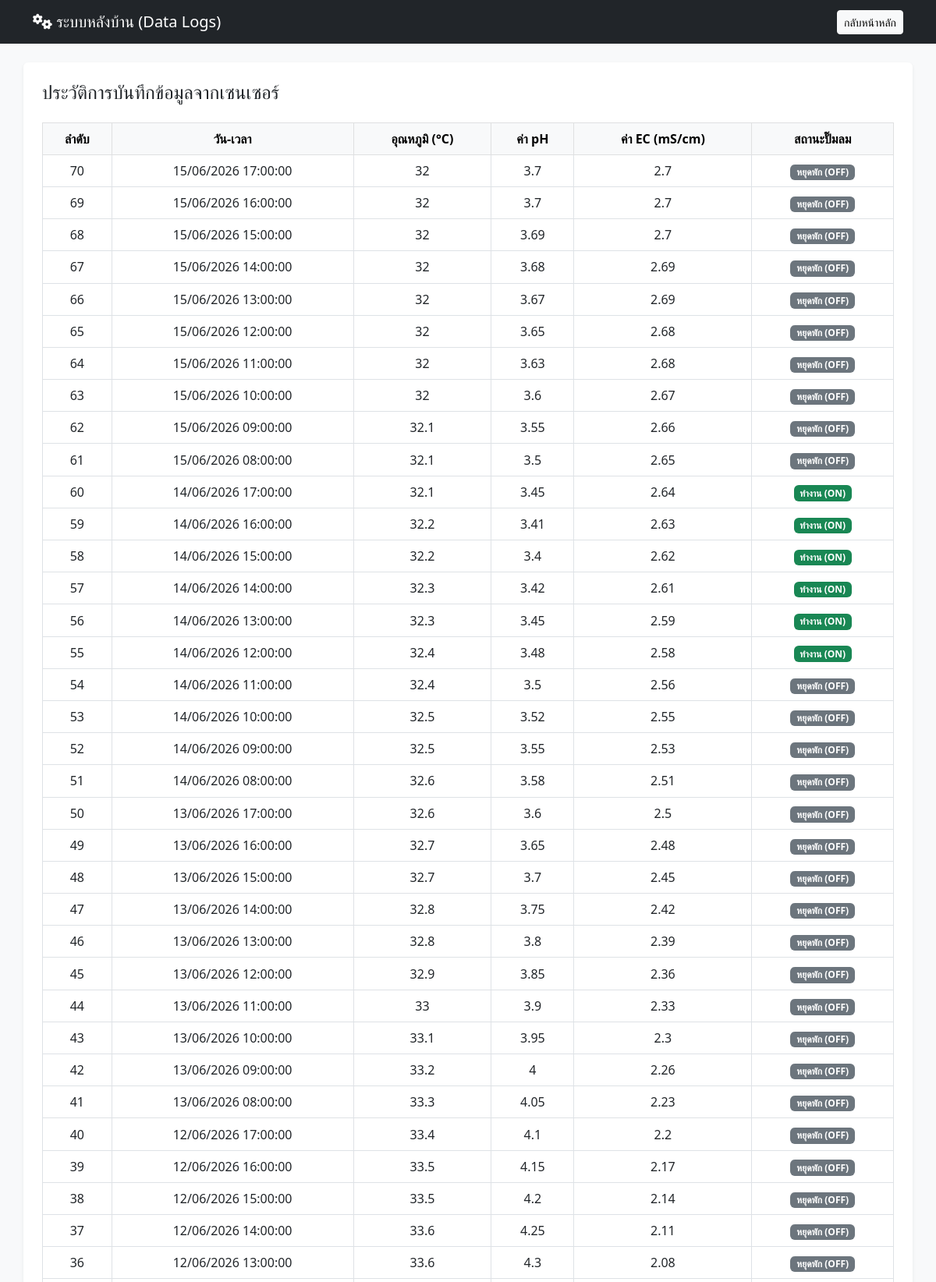
The app's page /admin.php (upper part) with its own data.
### tables this page shows
CREATE TABLE `sensor_logs` (
  `id` int(11) NOT NULL,
  `temperature` float NOT NULL,
  `ph_value` float NOT NULL,
  `ec_value` float NOT NULL,
  `relay_status` varchar(10) NOT NULL,
  `created_at` timestamp NOT NULL DEFAULT CURRENT_TIMESTAMP
);

### admin.php (the view, shortened to what this page needs)
<?php
require_once 'db.php';
$sql = "SELECT * FROM sensor_logs ORDER BY id DESC LIMIT 50";
$result = $conn->query($sql);
?>
<!DOCTYPE html>
<html lang="th">
<head>
    <link href="https://cdn.jsdelivr.net/npm/bootstrap@5.3.0/dist/css/bootstrap.min.css" rel="stylesheet">
    <link rel="stylesheet" href="https://cdnjs.cloudflare.com/ajax/libs/font-awesome/6.0.0/css/all.min.css">
</head>
<body class="bg-light">
<nav class="navbar navbar-dark bg-dark mb-4">
    <div class="container">
        <a class="navbar-brand" href="#"><i class="fas fa-cogs"></i> ระบบหลังบ้าน (Data Logs)</a>
        <a href="index.php" class="btn btn-light btn-sm">กลับหน้าหลัก</a>
    </div>
</nav>
<div class="container bg-white p-4 rounded shadow-sm">
    <h4 class="mb-4">ประวัติการบันทึกข้อมูลจากเซนเซอร์</h4>
    <div class="table-responsive">
        <table class="table table-hover table-bordered align-middle text-center">
            <thead class="table-light">
                <tr>
                    <th>ลำดับ</th>
                    <th>วัน-เวลา</th>
                    <th>อุณหภูมิ (°C)</th>
                    <th>ค่า pH</th>
                    <th>ค่า EC (mS/cm)</th>
                    <th>สถานะปั๊มลม</th>
                </tr>
            </thead>
            <tbody>
                <?php while($row = $result->fetch_assoc()): ?>
                <tr>
                    <td><?php echo $row['id']; ?></td>
                    <td><?php echo date('d/m/Y H:i:s', strtotime($row['created_at'])); ?></td>
                    <td><?php echo $row['temperature']; ?></td>
                    <td><?php echo $row['ph_value']; ?></td>
                    <td><?php echo $row['ec_value']; ?></td>
                    <td>
                        <?php if($row['relay_status'] == 'ON'): ?>
                            <span class="badge bg-success">ทำงาน (ON)</span>
                        <?php else: ?>
                            <span class="badge bg-secondary">หยุดพัก (OFF)</span>
                        <?php endif; ?>
                    </td>
                </tr>
                <?php endwhile; ?>
            </tbody>
        </table>
    </div>
</div>
</body>
</html>

### records on screen
sensor_logs: id "70", created_at "15/06/2026 17:00:00", temperature "32", ph_value "3.7", ec_value "2.7", relay_status "หยุดพัก (OFF)"
sensor_logs: id "69", created_at "15/06/2026 16:00:00", temperature "32", ph_value "3.7", ec_value "2.7", relay_status "หยุดพัก (OFF)"
sensor_logs: id "68", created_at "15/06/2026 15:00:00", temperature "32", ph_value "3.69", ec_value "2.7", relay_status "หยุดพัก (OFF)"
sensor_logs: id "67", created_at "15/06/2026 14:00:00", temperature "32", ph_value "3.68", ec_value "2.69", relay_status "หยุดพัก (OFF)"
sensor_logs: id "66", created_at "15/06/2026 13:00:00", temperature "32", ph_value "3.67", ec_value "2.69", relay_status "หยุดพัก (OFF)"
sensor_logs: id "65", created_at "15/06/2026 12:00:00", temperature "32", ph_value "3.65", ec_value "2.68", relay_status "หยุดพัก (OFF)"
sensor_logs: id "64", created_at "15/06/2026 11:00:00", temperature "32", ph_value "3.63", ec_value "2.68", relay_status "หยุดพัก (OFF)"
sensor_logs: id "63", created_at "15/06/2026 10:00:00", temperature "32", ph_value "3.6", ec_value "2.67", relay_status "หยุดพัก (OFF)"
sensor_logs: id "62", created_at "15/06/2026 09:00:00", temperature "32.1", ph_value "3.55", ec_value "2.66", relay_status "หยุดพัก (OFF)"
sensor_logs: id "61", created_at "15/06/2026 08:00:00", temperature "32.1", ph_value "3.5", ec_value "2.65", relay_status "หยุดพัก (OFF)"
sensor_logs: id "60", created_at "14/06/2026 17:00:00", temperature "32.1", ph_value "3.45", ec_value "2.64", relay_status "ทำงาน (ON)"
sensor_logs: id "59", created_at "14/06/2026 16:00:00", temperature "32.2", ph_value "3.41", ec_value "2.63", relay_status "ทำงาน (ON)"
sensor_logs: id "58", created_at "14/06/2026 15:00:00", temperature "32.2", ph_value "3.4", ec_value "2.62", relay_status "ทำงาน (ON)"
sensor_logs: id "57", created_at "14/06/2026 14:00:00", temperature "32.3", ph_value "3.42", ec_value "2.61", relay_status "ทำงาน (ON)"
sensor_logs: id "56", created_at "14/06/2026 13:00:00", temperature "32.3", ph_value "3.45", ec_value "2.59", relay_status "ทำงาน (ON)"
sensor_logs: id "55", created_at "14/06/2026 12:00:00", temperature "32.4", ph_value "3.48", ec_value "2.58", relay_status "ทำงาน (ON)"
sensor_logs: id "54", created_at "14/06/2026 11:00:00", temperature "32.4", ph_value "3.5", ec_value "2.56", relay_status "หยุดพัก (OFF)"
sensor_logs: id "53", created_at "14/06/2026 10:00:00", temperature "32.5", ph_value "3.52", ec_value "2.55", relay_status "หยุดพัก (OFF)"
sensor_logs: id "52", created_at "14/06/2026 09:00:00", temperature "32.5", ph_value "3.55", ec_value "2.53", relay_status "หยุดพัก (OFF)"
sensor_logs: id "51", created_at "14/06/2026 08:00:00", temperature "32.6", ph_value "3.58", ec_value "2.51", relay_status "หยุดพัก (OFF)"
sensor_logs: id "50", created_at "13/06/2026 17:00:00", temperature "32.6", ph_value "3.6", ec_value "2.5", relay_status "หยุดพัก (OFF)"
sensor_logs: id "49", created_at "13/06/2026 16:00:00", temperature "32.7", ph_value "3.65", ec_value "2.48", relay_status "หยุดพัก (OFF)"
sensor_logs: id "48", created_at "13/06/2026 15:00:00", temperature "32.7", ph_value "3.7", ec_value "2.45", relay_status "หยุดพัก (OFF)"
sensor_logs: id "47", created_at "13/06/2026 14:00:00", temperature "32.8", ph_value "3.75", ec_value "2.42", relay_status "หยุดพัก (OFF)"
sensor_logs: id "46", created_at "13/06/2026 13:00:00", temperature "32.8", ph_value "3.8", ec_value "2.39", relay_status "หยุดพัก (OFF)"
sensor_logs: id "45", created_at "13/06/2026 12:00:00", temperature "32.9", ph_value "3.85", ec_value "2.36", relay_status "หยุดพัก (OFF)"
sensor_logs: id "44", created_at "13/06/2026 11:00:00", temperature "33", ph_value "3.9", ec_value "2.33", relay_status "หยุดพัก (OFF)"
sensor_logs: id "43", created_at "13/06/2026 10:00:00", temperature "33.1", ph_value "3.95", ec_value "2.3", relay_status "หยุดพัก (OFF)"
sensor_logs: id "42", created_at "13/06/2026 09:00:00", temperature "33.2", ph_value "4", ec_value "2.26", relay_status "หยุดพัก (OFF)"
sensor_logs: id "41", created_at "13/06/2026 08:00:00", temperature "33.3", ph_value "4.05", ec_value "2.23", relay_status "หยุดพัก (OFF)"
sensor_logs: id "40", created_at "12/06/2026 17:00:00", temperature "33.4", ph_value "4.1", ec_value "2.2", relay_status "หยุดพัก (OFF)"
sensor_logs: id "39", created_at "12/06/2026 16:00:00", temperature "33.5", ph_value "4.15", ec_value "2.17", relay_status "หยุดพัก (OFF)"
sensor_logs: id "38", created_at "12/06/2026 15:00:00", temperature "33.5", ph_value "4.2", ec_value "2.14", relay_status "หยุดพัก (OFF)"
sensor_logs: id "37", created_at "12/06/2026 14:00:00", temperature "33.6", ph_value "4.25", ec_value "2.11", relay_status "หยุดพัก (OFF)"
sensor_logs: id "36", created_at "12/06/2026 13:00:00", temperature "33.6", ph_value "4.3", ec_value "2.08", relay_status "หยุดพัก (OFF)"
